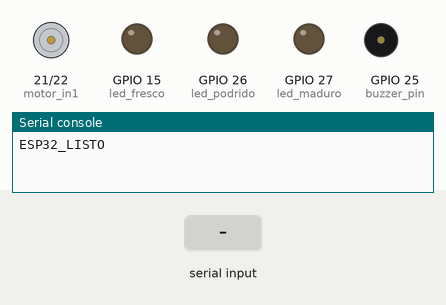
The program below on a simulated ESP32 board running MicroPython. Shown: motor-driver pin pairs drawn as motors (green arrow = first pin HIGH = forward, orange = second pin HIGH = backward, longer = more drive), output pins drawn as LEDs (lit = HIGH), buzzer (waves = sounding), the last lines printed to the serial console. The test bench sets the inputs (shaded band).

Above: at 1.8 s.
1.9 s: "podrido" typed at the serial console, then Enter
At 3.3 s:
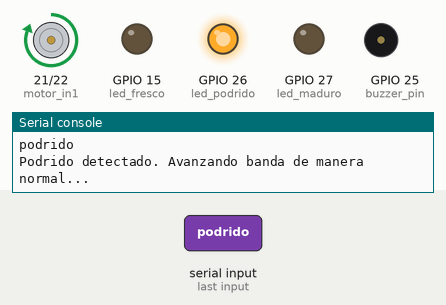
At 13.3 s:
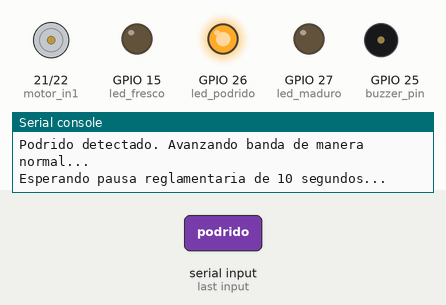
Timing chart, 0 to 13.8 s (numbered marks = the images above; inputs shaded):
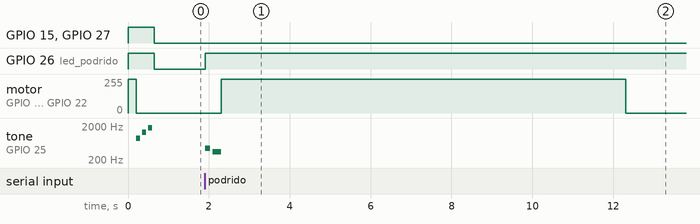

The program:

main.py
```python
# ------------------------------------------------------------------
# PROYECTO: BroccoSort AI: Sistema Automatizado de Clasificación
#           de Hortalizas por Visión y Morfología
# INTEGRANTES:
# - Mayra Paola Martínez Aranda (22240233)
# - Nissi Sarahi Prats Ramírez (23240003)
# - Erik Fabian Gonsalez Jimenez (23240022)
# OBJETIVO:Este script constituye el nodo de ejecución física del sistema BroccoSort.
#Su función es supervisar de forma continua los sensores perimetrales (IR, ultrasónico, LDR) y
#traducir los comandos lógicos enviados por el servidor de visión artificial en acciones mecánicas
#precisas sobre la banda transportadora y los indicadores de estado.
# ------------------------------------------------------------------

import machine
import sys
import time
import uselect

led_fresco = machine.Pin(15, machine.Pin.OUT)  # LED Amarillo
led_maduro = machine.Pin(27, machine.Pin.OUT)  # LED Verde
led_podrido = machine.Pin(26, machine.Pin.OUT) # LED Rojo

# Pines para el Puente H L298N (Motor de la banda)
motor_in1 = machine.Pin(21, machine.Pin.OUT)   # Controla el arranque / sentido
motor_in2 = machine.Pin(22, machine.Pin.OUT)   # Controla el sentido y freno

# Entrada Digital para la Barrera Infrarroja (IR)
sensor_ir = machine.Pin(19, machine.Pin.IN)    # Avisa si hay un objeto

# Configuración del Sensor Ultrasónico
trig = machine.Pin(12, machine.Pin.OUT)        # Pin TRIGGER
echo = machine.Pin(14, machine.Pin.IN)         # Pin ECHO

# Configuración de la Fotorresistencia LDR (Lectura Analógica)
ldr = machine.ADC(machine.Pin(34))             # Pin VOUT
ldr.atten(machine.ADC.ATTN_11DB)               # Configura rango completo de lectura (0 a 3.3V)

# Configuración del Zumbador con PWM
buzzer_pin = machine.Pin(25, machine.Pin.OUT)  # Módulo Zumbador
buzzer = machine.PWM(buzzer_pin)
buzzer.duty(0)

# Configurar el escuchador del puerto serial (sys.stdin)
poller = uselect.poll()
poller.register(sys.stdin, uselect.POLLIN)

# Variable global para registrar el último estado del sensor y evitar pitidos repetitivos
ultimo_estado_ir = 1

def apagar_leds():
    led_fresco.value(0)
    led_maduro.value(0)
    led_podrido.value(0)

def controlar_banda(estado):
    """Define el estado de movimiento del motor de la banda: 'adelante', 'atras' o 'detener'"""
    if estado == "adelante":
        motor_in1.value(1)
        motor_in2.value(0)
    elif estado == "atras":
        motor_in1.value(0)
        motor_in2.value(1)
    else:  # detener
        motor_in1.value(0)
        motor_in2.value(0)

def emitir_tono(frecuencia, duracion):
    """Genera una nota específica variando la frecuencia del PWM"""
    try:
        buzzer.freq(frecuencia)
        buzzer.duty(512)
        time.sleep(duracion)
        buzzer.duty(0)
    except Exception:
        buzzer_pin.value(1)
        time.sleep(duracion)
        buzzer_pin.value(0)

def medir_distancia():
    """Calcula la distancia en centímetros usando el sensor ultrasónico"""
    trig.value(0)
    time.sleep_us(2)

    trig.value(1)
    time.sleep_us(10)
    trig.value(0)

    timeout_start = time.ticks_us()
    while echo.value() == 0:
        if time.ticks_diff(time.ticks_us(), timeout_start) > 20000:
            return -1

    t1 = time.ticks_us()

    while echo.value() == 1:
        if time.ticks_diff(time.ticks_us(), t1) > 20000:
            return -1

    t2 = time.ticks_us()

    duracion = time.ticks_diff(t2, t1)
    distancia_cm = duracion / 58.0
    return distancia_cm

# ─── TEST DE HARDWARE DE ARRANQUE ───
led_fresco.value(1)
led_maduro.value(1)
led_podrido.value(1)

# Prueba rápida de motor hacia adelante
controlar_banda("adelante")
time.sleep(0.2)
controlar_banda("detener")

for nota in [880, 1320, 1760]:
    emitir_tono(nota, 0.1)
    time.sleep(0.05)

apagar_leds()
print("ESP32_LISTO")

while True:
    # 1. Monitorear el Sensor Infrarrojo (Detección de paso)
    estado_actual_ir = sensor_ir.value()

    if estado_actual_ir == 0 and ultimo_estado_ir == 1:
        emitir_tono(1500, 0.05)
        print("Objeto detectado por sensor IR en banda.")

        valor_luz = ldr.read()
        distancia_medida = medir_distancia()

        print("--- MEDICIONES ADICIONALES ---")
        print("Nivel de luz LDR (0-4095):", valor_luz)
        if distancia_medida >= 0:
            print("Distancia Ultrasonico:", distancia_medida, "cm")
        else:
            print("Distancia Ultrasonico: Error de lectura")
        print("-------------------------------")

    ultimo_estado_ir = estado_actual_ir

    # 2. Revisar si llegaron comandos desde la PC por USB
    if poller.poll(0):
        linea = sys.stdin.readline()

        if linea:
            comando = linea.strip().lower()
            se_detecto_objeto = False
            accion_banda = "detener"

            if "fresco" in comando:
                apagar_leds()
                led_fresco.value(1)
                emitir_tono(2200, 0.12)
                se_detecto_objeto = True
                accion_banda = "detener"

            elif "maduro" in comando:
                apagar_leds()
                led_maduro.value(1)
                emitir_tono(1200, 0.15)
                se_detecto_objeto = True
                accion_banda = "atras"

            elif "podrido" in comando:
                apagar_leds()
                led_podrido.value(1)
                emitir_tono(450, 0.12)
                time.sleep(0.06)
                emitir_tono(350, 0.22)
                se_detecto_objeto = True
                accion_banda = "adelante"

            elif "ninguno" in comando:
                apagar_leds()

            # --- SECUENCIA DE TIEMPO PARA LA BANDA SEGÚN EL ESTADO ---
            if se_detecto_objeto:
                if accion_banda == "detener":
                    print("Fresco detectado. Deteniendo la banda inmediatamente.")
                    controlar_banda("detener")
                    time.sleep(10.0)  # Mantiene la banda detenida para revisión física

                elif accion_banda == "atras":
                    print("Maduro detectado. Invirtiendo giro de la banda (Reversa)...")
                    controlar_banda("atras")
                    time.sleep(10.0)  # Despeja el objeto hacia atrás
                    controlar_banda("detener")

                elif accion_banda == "adelante":
                    print("Podrido detectado. Avanzando banda de manera normal...")
                    controlar_banda("adelante")
                    time.sleep(10.0)  # Despeja el objeto hacia adelante
                    controlar_banda("detener")

                print("Esperando pausa reglamentaria de 10 segundos...")
                time.sleep(10.0)
                print("Espera concluida. Sistema listo para siguiente lectura.")

    time.sleep(0.02)
```

Measured:
- after the input at 1.9 s, GPIO 26 (led_podrido): LOW → HIGH at once; motor on GPIO 21 (motor_in1) / GPIO 22 (motor_in2): stopped → forward 255/255 after 0.41 s, → stopped 10.0 s later; tone on GPIO 25 (buzzer_pin): silent → 450 Hz at once, → silent 0.12 s later, → 350 Hz 0.06 s later, → silent 0.22 s later
